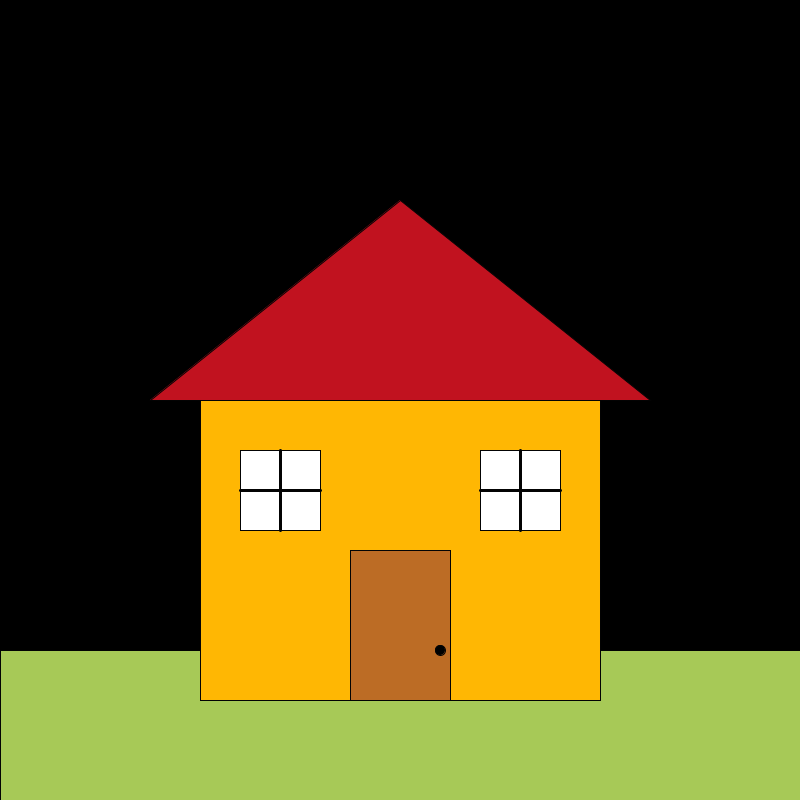
Frame 1 (no input)
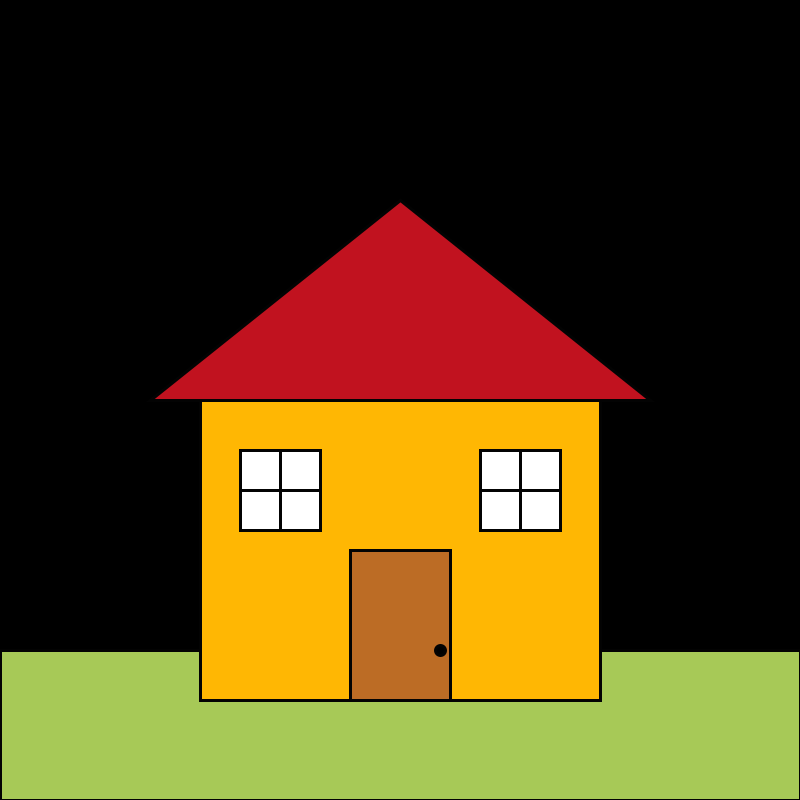
Frame 60 (the mouse pressed at the canvas centre just before this capture)
Frame 120 (the mouse held since frame 60 and released just before this capture): identical to frame 60, image omitted

The Processing sketch that drew these frames (run headless with seeded random() and noise(); from frame 60 on, the mouse is pressed at the canvas centre):

// Processing sketch: house_checkpoint_1
// ── house_checkpoint_1.pde



//palette
color yellowB = #ffea00;
color yellow = #ffb703;
color red = #c1121f;
color blue = #00b4d8;
color brown = #bc6c25;
color green = #a7c957;

//animation variables
float sunY;
boolean day;

void setup() {
  size(800, 800);
  background(blue);
  sunY = 150;
}

void draw() {
  background(blue);
  //sun
  noStroke();
  fill(yellowB);
  circle(150, sunY, 120);
  sunY= sunY+1.5;

  if (sunY>height&&day == true) {
    sunY =  -200;
    day = false;
  }

  if (day==true) {    
    fill(yellowB);
    circle(150, sunY, 120);
    sunY= sunY+1.5;
  } else {
    background(0);

}



//ground
stroke(3);
fill(green);
rect(0, 650, 800, 150);

//walls
fill(yellow);
rect(200, 400, 400, 300);

//roof
fill(red);
triangle(150, 400, 400, 200, 650, 400);

//door
fill(brown);
rect(350, 550, 100, 150);

//handle
fill(0);
circle(440, 650, 10);

//window
fill(255);
rect(240, 450, 80, 80);
rect(480, 450, 80, 80);
fill(0);
strokeWeight(3);
line(280, 450, 280, 530);
line(240, 490, 320, 490);
line(520, 450, 520, 530);
line(480, 490, 560, 490);


}
